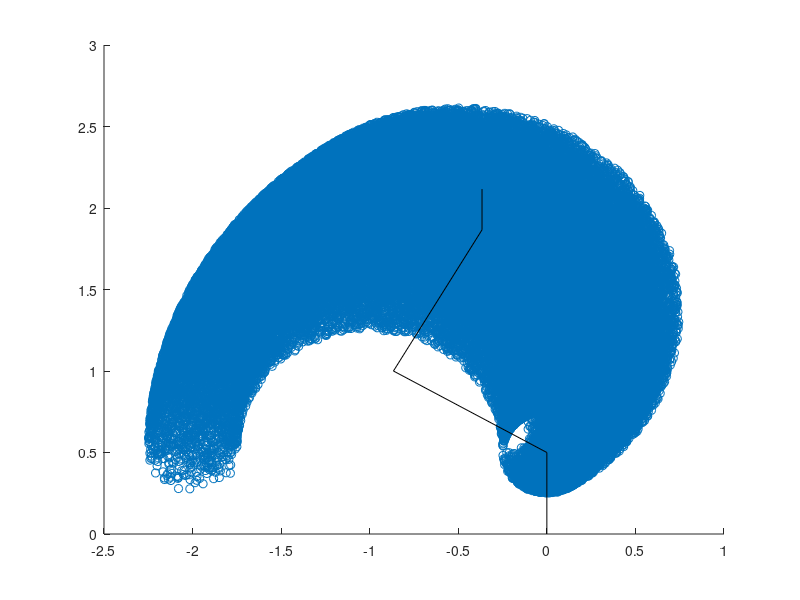

Write the MATLAB code that produced this figure.
d1 = 0.5; 
l1 = 1; 
l2 = 1; 
l3 = 0.25; 
amax = (4 * pi)/6;
amin = pi;
amax2 = 0;
amin2 = -pi;
amax3 = pi;
amin3 = -2 * pi/3;
aa = (amax + amin) / 2;
aa2 = (amax2 + amin2)  / 2;
aa3 = (amax3 + amin3) / 2;
adif = amax - amin;
adif2 = amax2 - amin2;
adif3 = amax3 - amin3;
hold on;
for i = 1:100000
    t2 = adif * rand + amin;
    t3 = adif2 * rand + amin2;
    t4 = adif3 * rand + amin3;
    x(i) = l1 * cos(t2) + l2 * cos(t2 + t3) + l3 * cos(t2 + t3 + t4);
    y(i) = d1 + l1 * sin(t2) + l2 * sin(t2 + t3) + l3 * sin( t2 + t3 + t4);
end
scatter(x,y);
plot( [0 0] , [0 d1] , 'k' );
plot( [0 l1 * cos(aa)] , [ d1 d1 + l1 * sin(aa)], 'k' );
plot( [l1 * cos(aa) l1 * cos(aa) + l2 * cos(aa + aa2)] , [d1 + l1 * sin(aa) d1 + l1 * sin(aa) + l2 * sin(aa + aa2)], 'k' );
plot( [ l1 * cos(aa) + l2 * cos(aa + aa2) l1 * cos(aa) + l2 * cos(aa + aa2) + l3 * cos(aa + aa2 + aa3)] , [ d1 + l1 * sin(aa) + l2 * sin(aa + aa2) d1 + l1 * sin(aa) + l2 * sin(aa + aa2) + l3 * sin(aa + aa2 + aa3) ] , 'k');
